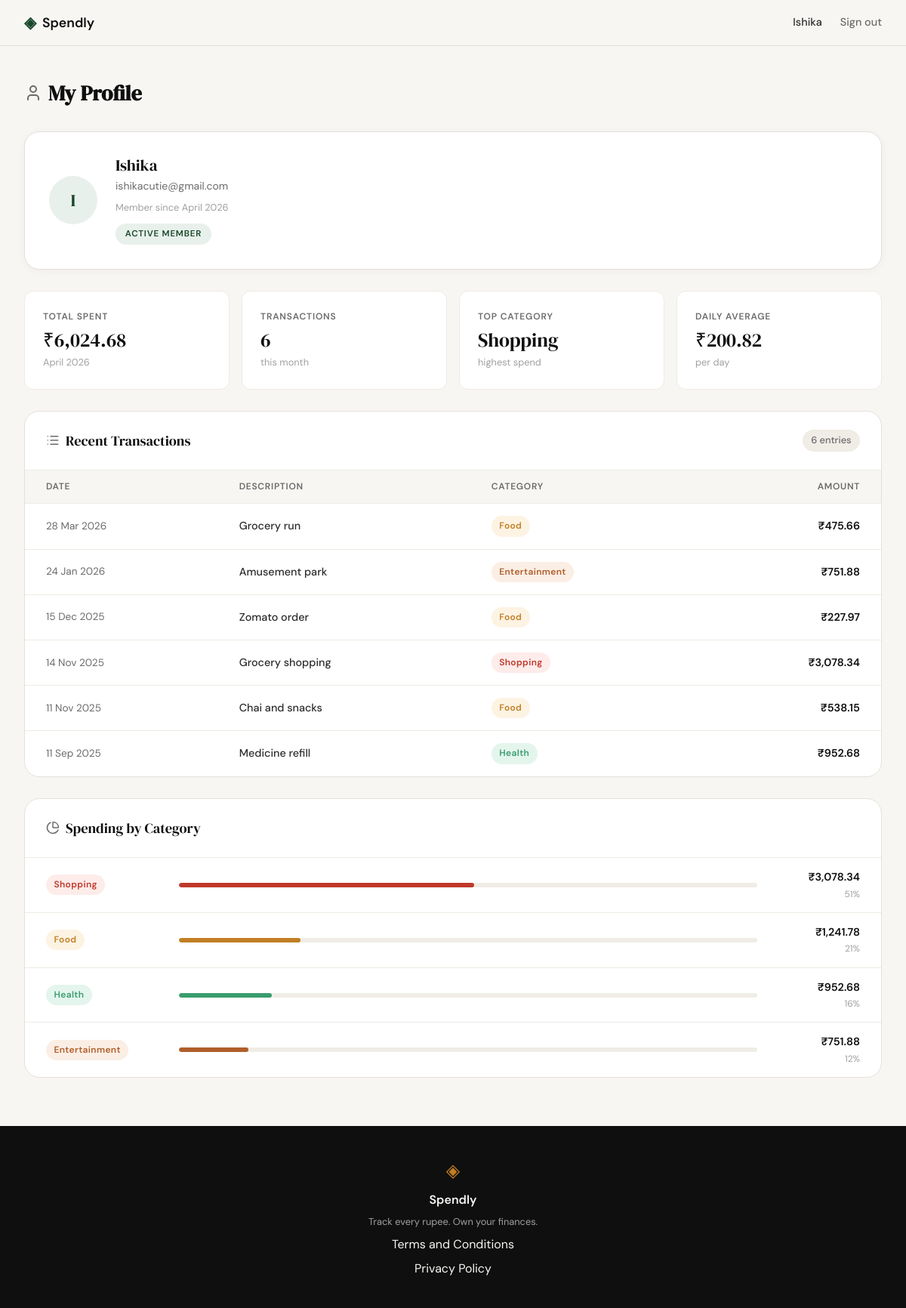
/profile (signed in), run on the app's committed database.
### tables this page shows
CREATE TABLE users (
            id            INTEGER PRIMARY KEY AUTOINCREMENT,
            name          TEXT NOT NULL,
            email         TEXT UNIQUE NOT NULL,
            password_hash TEXT NOT NULL,
            created_at    TEXT DEFAULT (datetime('now'))
        );

CREATE TABLE expenses (
            id          INTEGER PRIMARY KEY AUTOINCREMENT,
            user_id     INTEGER NOT NULL REFERENCES users(id),
            amount      REAL NOT NULL,
            category    TEXT NOT NULL,
            date        TEXT NOT NULL,
            description TEXT,
            created_at  TEXT DEFAULT (datetime('now'))
        );

### app.py (the view)
@app.route("/profile")
def profile():
    if not session.get("user_id"):
        return redirect(url_for("login"))
    uid     = session["user_id"]
    row     = get_user_by_id(uid)
    if row is None:
        session.clear()
        return redirect(url_for("login"))
    user = {
        "name":         row["name"],
        "email":        row["email"],
        "member_since": format_member_since(row["member_since"]),
        "initials":     initials_from_name(row["name"]),
    }
    raw_stats  = get_summary_stats(uid)
    total_spent = raw_stats["total_spent"]
    stats = {
        "total_spent":       total_spent,
        "transaction_count": raw_stats["transaction_count"],
        "top_category":      raw_stats["top_category"],
        "avg_per_day":       round(total_spent / 30, 2),
    }
    transactions = [
        {**t, "date": format_display_date(t["date"])}
        for t in get_recent_transactions(uid)
    ]
    categories = get_category_breakdown(uid)
    return render_template(
        "profile.html",
        user=user,
        stats=stats,
        transactions=transactions,
        categories=categories,
    )

### app.py (called while the page is built)
def initials_from_name(name):
    return "".join(w[0].upper() for w in name.split() if w)

def format_member_since(created_at):
    try:
        dt = datetime.strptime(created_at[:10], "%Y-%m-%d")
        return dt.strftime("%B %Y")
    except (ValueError, TypeError):
        return created_at

def format_display_date(iso_date):
    try:
        dt = datetime.strptime(iso_date, "%Y-%m-%d")
        return dt.strftime("%d %b %Y")
    except (ValueError, TypeError):
        return iso_date

### database/db.py (called while the page is built)
def get_db():
    con = sqlite3.connect(_DB_PATH)
    con.row_factory = sqlite3.Row
    con.execute("PRAGMA foreign_keys = ON")
    return con

### database/queries.py (called while the page is built)
def get_user_by_id(user_id):
    db = get_db()
    try:
        row = db.execute(
            "SELECT id, name, email, created_at FROM users WHERE id = ?",
            (user_id,)
        ).fetchone()
        if row is None:
            return None
        return {
            "name": row["name"],
            "email": row["email"],
            "member_since": row["created_at"],
        }
    finally:
        db.close()

def get_recent_transactions(user_id, limit=10):
    db = get_db()
    try:
        rows = db.execute(
            "SELECT amount, category, date, description"
            " FROM expenses"
            " WHERE user_id = ?"
            " ORDER BY date DESC"
            " LIMIT ?",
            (user_id, limit)
        ).fetchall()
        return [
            {
                "date": row["date"],
                "description": row["description"] or "",
                "category": row["category"],
                "amount": row["amount"],
            }
            for row in rows
        ]
    finally:
        db.close()

def get_summary_stats(user_id):
    db = get_db()
    row1 = db.execute(
        "SELECT COALESCE(SUM(amount), 0) AS total_spent,"
        "       COUNT(*)                  AS transaction_count"
        " FROM  expenses"
        " WHERE user_id = ?",
        (user_id,),
    ).fetchone()
    row2 = db.execute(
        "SELECT   category, SUM(amount) AS cat_total"
        " FROM    expenses"
        " WHERE   user_id = ?"
        " GROUP BY category"
        " ORDER BY cat_total DESC"
        " LIMIT   1",
        (user_id,),
    ).fetchone()
    db.close()
    return {
        "total_spent":       float(row1["total_spent"]),
        "transaction_count": int(row1["transaction_count"]),
        "top_category":      row2["category"] if row2 else "—",
    }

### templates/profile.html (shortened to what this page needs)
{% extends "base.html" %}
{% block head %}
<link rel="stylesheet" href="{{ url_for('static', filename='css/profile.css') }}">
{% endblock %}
{% block content %}
<div class="profile-page">
    <div class="profile-header">
        <h1 class="profile-header__title">
            <i data-lucide="user"></i>
            My Profile
        </h1>
    </div>
    <div class="profile-user-card">
        <div class="user-avatar">{{ user.initials }}</div>
        <div class="user-meta">
            <span class="user-name">{{ user.name }}</span>
            <span class="user-email">{{ user.email }}</span>
            <span class="user-since">Member since {{ user.member_since }}</span>
            <span class="user-badge">Active member</span>
        </div>
    </div>
    <div class="stats-row">
        <div class="stat-card">
            <span class="stat-card__label">Total Spent</span>
            <span class="stat-card__value">&#8377;{{ "{:,}".format(stats.total_spent) }}</span>
            <span class="stat-card__sub">April 2026</span>
        </div>
        <div class="stat-card">
            <span class="stat-card__label">Transactions</span>
            <span class="stat-card__value">{{ stats.transaction_count }}</span>
            <span class="stat-card__sub">this month</span>
        </div>
        <div class="stat-card">
            <span class="stat-card__label">Top Category</span>
            <span class="stat-card__value">{{ stats.top_category }}</span>
            <span class="stat-card__sub">highest spend</span>
        </div>
        <div class="stat-card">
            <span class="stat-card__label">Daily Average</span>
            <span class="stat-card__value">&#8377;{{ "{:,}".format(stats.avg_per_day) }}</span>
            <span class="stat-card__sub">per day</span>
        </div>
    </div>
    <div class="section-card">
        <div class="section-card__header">
            <h2 class="section-card__heading">
                <i data-lucide="list"></i>
                Recent Transactions
            </h2>
            <span class="section-card__count">{{ transactions | length }} entries</span>
        </div>
        <div class="tx-table-wrap">
            <table class="tx-table">
                <thead>
                    <tr>
                        <th>Date</th>
                        <th>Description</th>
                        <th>Category</th>
                        <th>Amount</th>
                    </tr>
                </thead>
                <tbody>
                    {% for t in transactions %}
                    {% set slug = t.category | lower | replace(' ', '-') %}
                    <tr>
                        <td class="tx-date">{{ t.date }}</td>
                        <td class="tx-desc">{{ t.description }}</td>
                        <td><span class="badge badge--{{ slug }}">{{ t.category }}</span></td>
                        <td class="tx-amount">&#8377;{{ "{:,}".format(t.amount) }}</td>
                    </tr>
                    {% endfor %}
                </tbody>
            </table>
        </div>
    </div>
    <div class="section-card">
        <div class="section-card__header">
            <h2 class="section-card__heading">
                <i data-lucide="pie-chart"></i>
                Spending by Category
            </h2>
        </div>
        <div class="category-list">
            {% for c in categories %}
            {% set slug = c.name | lower | replace(' ', '-') %}
            <div class="category-row">
                <div class="category-row__label">
                    <span class="badge badge--{{ slug }}">{{ c.name }}</span>
                </div>
                <div class="category-row__bar-track">
                    <div class="category-row__bar bar--{{ slug }}" data-width="{{ c.pct }}"></div>
                </div>
                <div class="category-row__meta">
                    <span class="category-row__amount">&#8377;{{ "{:,}".format(c.amount) }}</span>
                    <span class="category-row__pct">{{ c.pct }}%</span>
                </div>
            </div>
            {% endfor %}
        </div>
    </div>
</div>
{% endblock %}

### templates/base.html (shortened to what this page needs)
<!DOCTYPE html>
<html lang="en">
<head>
    <link rel="stylesheet" href="{{ url_for('static', filename='css/style.css') }}">
    {% block head %}{% endblock %}
</head>
<body>
    <nav class="navbar">
        <div class="nav-inner">
            <a href="{{ url_for('landing') }}" class="nav-brand">
                <span class="brand-icon">◈</span>
                <span class="brand-name">Spendly</span>
            </a>
            <div class="nav-links">
                {% if session.get("user_id") %}
                <span class="nav-user">{{ session.get("user_name") }}</span>
                <a href="{{ url_for('logout') }}">Sign out</a>
                {% else %}
                <a href="{{ url_for('login') }}">Sign in</a>
                <a href="{{ url_for('register') }}" class="nav-cta">Get started</a>
                {% endif %}
            </div>
        </div>
    </nav>
    <main class="main-content">
        {% block content %}{% endblock %}
    </main>
    <footer class="footer">
        <div class="footer-inner">
            <span class="brand-icon">◈</span>
            <span class="footer-name">Spendly</span>
            <p class="footer-copy">Track every rupee. Own your finances.</p>
            <a href="{{ url_for('terms') }}">Terms and Conditions</a>
            <a href="{{ url_for('privacy') }}">Privacy Policy</a>
        </div>
    </footer>
</body>
</html>

### static/css/style.css (style rules this page uses)
:root { --ink: #0f0f0f; --ink-soft: #2d2d2d; --ink-muted: #6b6b6b; --ink-faint: #a0a0a0; --paper: #f7f6f3; --paper-warm: #f0ede6; --paper-card: #ffffff; --accent: #1a472a; --accent-light: #e8f0eb; --accent-2: #c17f24; --accent-2-light: #fdf3e3; --danger: #c0392b; --danger-light: #fdecea; --border: #e4e1da; --border-soft: #eeebe4; --font-display: 'DM Serif Display', Georgia, serif; --font-body: 'DM Sans', system-ui, sans-serif; --max-width: 1200px; --auth-width: 440px; --radius-sm: 6px; --radius-md: 12px; --radius-lg: 20px; }
*, *::before, *::after { box-sizing: border-box; margin: 0; padding: 0; }
html { font-size: 16px; scroll-behavior: smooth; }
body { background: var(--paper); color: var(--ink); font-family: var(--font-body); font-size: 1rem; line-height: 1.6; -webkit-font-smoothing: antialiased; }
a { color: inherit; text-decoration: none; }
.navbar { position: sticky; top: 0; z-index: 100; background: var(--paper); border-bottom: 1px solid var(--border); padding: 0 2rem; }
.nav-inner { max-width: var(--max-width); margin: 0 auto; height: 60px; display: flex; align-items: center; justify-content: space-between; }
.nav-brand { display: flex; align-items: center; gap: 0.5rem; font-family: var(--font-body); font-weight: 600; font-size: 1.1rem; color: var(--ink); }
.brand-icon { color: var(--accent); font-size: 1.3rem; }
.brand-name { color: var(--ink); }
.nav-links { display: flex; align-items: center; gap: 1.5rem; font-size: 0.9rem; font-weight: 500; }
.nav-links a { color: var(--ink-muted); transition: color 0.2s; }
.nav-user { font-size: 0.9rem; font-weight: 500; color: var(--ink-soft); }
.main-content { min-height: calc(100vh - 60px - 100px); }
.footer { background: var(--ink); color: var(--paper); padding: 2.5rem 2rem; text-align: center; }
.footer-inner { display: flex; flex-direction: column; align-items: center; gap: 0.4rem; }
.footer .brand-icon { color: var(--accent-2); font-size: 1.5rem; }
.footer-name { font-weight: 600; font-size: 1rem; }
.footer-copy { font-size: 0.8rem; color: var(--ink-faint); }

### data on the page
users: get "Ishika", name "Ishika", email "ishikacutie@gmail.com"
expenses: top_category "Shopping", date "14 Nov 2025", description "Grocery shopping", category "Shopping", amount "3,078.34", name "Shopping", pct "51"
expenses: date "28 Mar 2026", description "Grocery run", category "Food", amount "475.66"
expenses: date "24 Jan 2026", description "Amusement park", category "Entertainment", amount "751.88", name "Entertainment", pct "12"
expenses: date "15 Dec 2025", description "Zomato order", category "Food", amount "227.97"
expenses: date "11 Nov 2025", description "Chai and snacks", category "Food", amount "538.15"
expenses: date "11 Sep 2025", description "Medicine refill", category "Health", amount "952.68", name "Health", pct "16"

### other printed values
{{ user.initials }} "I"
{{ user.member_since }} "April 2026"
{{ "{:,}".format(stats.total_spent) }} "6,024.68"
{{ stats.transaction_count }} "6"
{{ "{:,}".format(stats.avg_per_day) }} "200.82"
{{ transactions | length }} "6"
{{ c.name }} "Food"
{{ "{:,}".format(c.amount) }} "1,241.78"
{{ c.pct }} "21"
